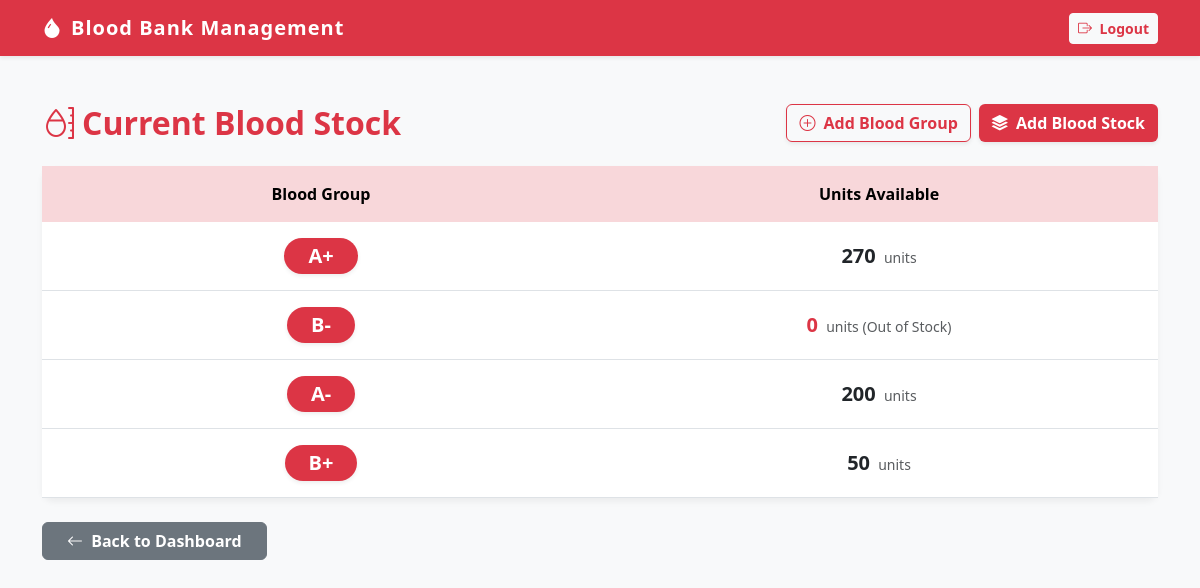
The app's page /inventory/blood-stock/ (signed in), older data.
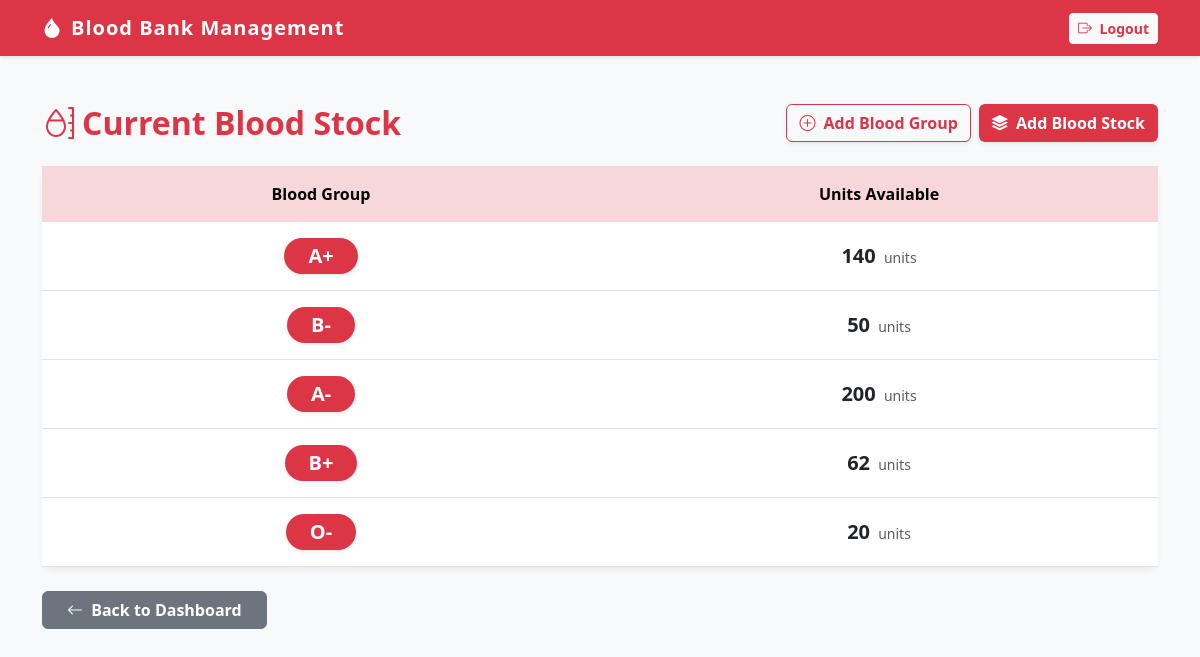
The same page, newer data.
### inventory/models.py (models this page shows, shortened)
class BloodStock(models.Model):
    blood_group = models.OneToOneField(BloodGroup, on_delete=models.CASCADE)
    units_available = models.PositiveIntegerField(default=0)

class BloodGroup(models.Model):
    blood_group = models.CharField(max_length=5, unique=True)

### inventory/views.py (the view)
# urls.py: path('blood-stock/', views.blood_stock, name='blood_stock'),
@login_required
def blood_stock(request):
    stocks = BloodStock.objects.select_related('blood_group').all()
    return render(request, 'blood_stock.html', {'stocks': stocks})

### templates/blood_stock.html (shortened to what this page needs)
<!DOCTYPE html>
<html lang="en">
<head>
    <link href="https://cdn.jsdelivr.net/npm/bootstrap@5.3.0/dist/css/bootstrap.min.css" rel="stylesheet">
    <link rel="stylesheet" href="https://cdn.jsdelivr.net/npm/bootstrap-icons@1.10.5/font/bootstrap-icons.css">
</head>
<body>
    <nav class="navbar navbar-expand-lg navbar-dark bg-danger shadow-sm">
        <div class="container">
            <a class="navbar-brand" href="#">
                <i class="bi bi-droplet-fill me-2"></i>Blood Bank Management
            </a>
            <div class="ms-auto">
                <a href="{% url 'logout' %}" class="btn btn-sm btn-light text-danger fw-bold">
                    <i class="bi bi-box-arrow-right me-1"></i> Logout
                </a>
            </div>
        </div>
    </nav>
    <div class="container mt-5">
        <div class="row align-items-center mb-4">
            <div class="col-md-5">
                <h2 class="text-danger fw-bold mb-0">
                    <i class="bi bi-moisture me-2"></i>Current Blood Stock
                </h2>
            </div>
            <div class="col-md-7 text-md-end mt-3 mt-md-0 d-flex justify-content-md-end gap-2">
                <a href="{% url 'add_blood_group' %}" class="btn btn-outline-danger fw-bold shadow-sm">
                    <i class="bi bi-plus-circle me-1"></i> Add Blood Group
                </a>
                <a href="{% url 'add_blood_stock' %}" class="btn btn-blood fw-bold shadow-sm">
                    <i class="bi bi-stack me-1"></i> Add Blood Stock
                </a>
            </div>
        </div>
        <div class="card mb-4">
            <div class="card-body p-0">
                <div class="table-responsive">
                    <table class="table table-hover table-borderless align-middle text-center mb-0">
                        <thead class="table-danger text-danger">
                            <tr>
                                <th class="py-3" style="width: 50%;">Blood Group</th>
                                <th class="py-3" style="width: 50%;">Units Available</th>
                            </tr>
                        </thead>
                        <tbody>
                            {% for stock in stocks %}
                            <tr class="border-bottom">
                                <td class="py-3">
                                    <span class="badge bg-danger fs-5 px-4 py-2 rounded-pill shadow-sm">
                                        {{ stock.blood_group.blood_group }}
                                    </span>
                                </td>
                                <td>
                                    {% if stock.units_available == 0 %}
                                        <span class="text-danger fw-bold fs-5">0</span>
                                        <span class="text-muted small ms-1">units (Out of Stock)</span>
                                    {% else %}
                                        <span class="fw-bold fs-5 text-dark">{{ stock.units_available }}</span>
                                        <span class="text-muted small ms-1">units</span>
                                    {% endif %}
                                </td>
                            </tr>
                            {% endfor %}
                        </tbody>
                    </table>
                </div>
            </div>
        </div>
        <div class="text-start">
            <a href="{% url 'dashboard' %}" class="btn btn-secondary fw-bold px-4">
                <i class="bi bi-arrow-left me-1"></i> Back to Dashboard
            </a>
        </div>
    </div>
</body>
</html>

Row changes from the older to the newer data that the page shows:
changed BloodStock (number 1 of 5 on the later page): units_available "270" → "140"
changed BloodStock (number 2 of 5 on the later page): units_available (not shown) → "50"; units_available "0 units (Out of Stock)" → "units"
changed BloodStock (number 4 of 5 on the later page): units_available "50" → "62"
added BloodStock: blood_group.blood_group "O-", units_available "20"
